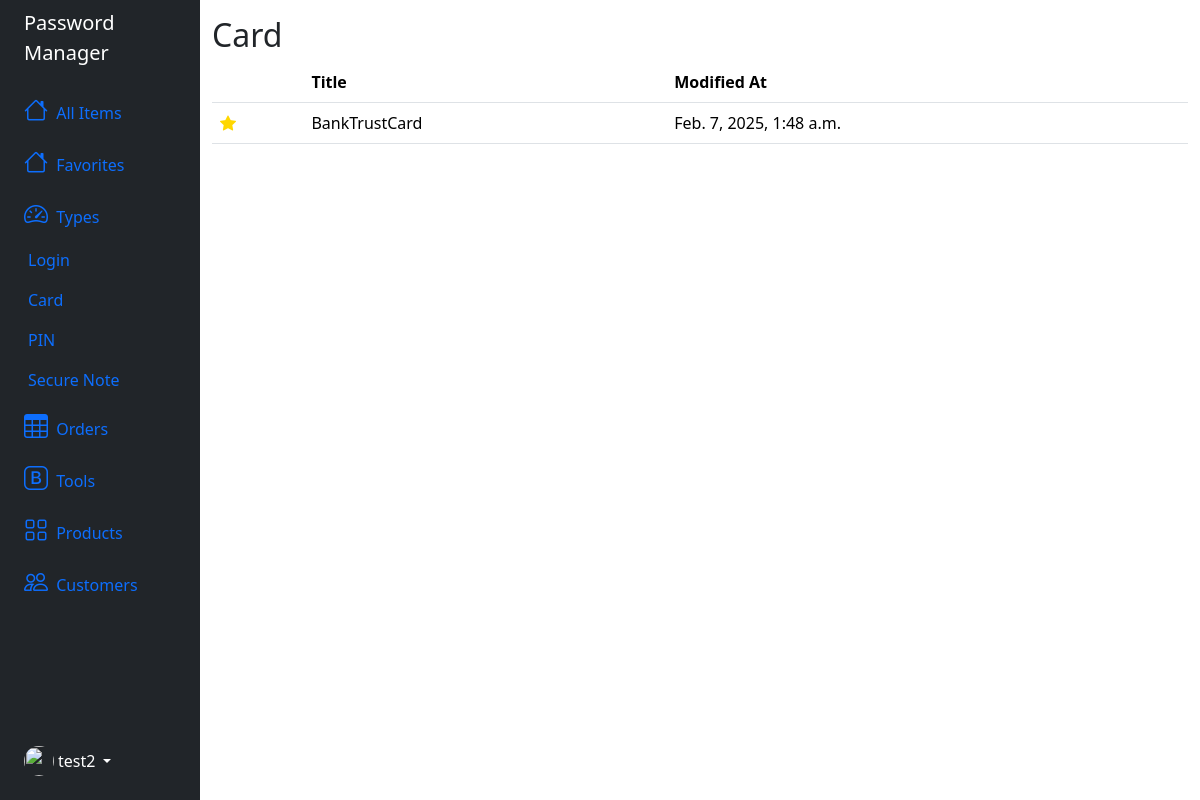
Before: /type/card (signed in) with the older database file.
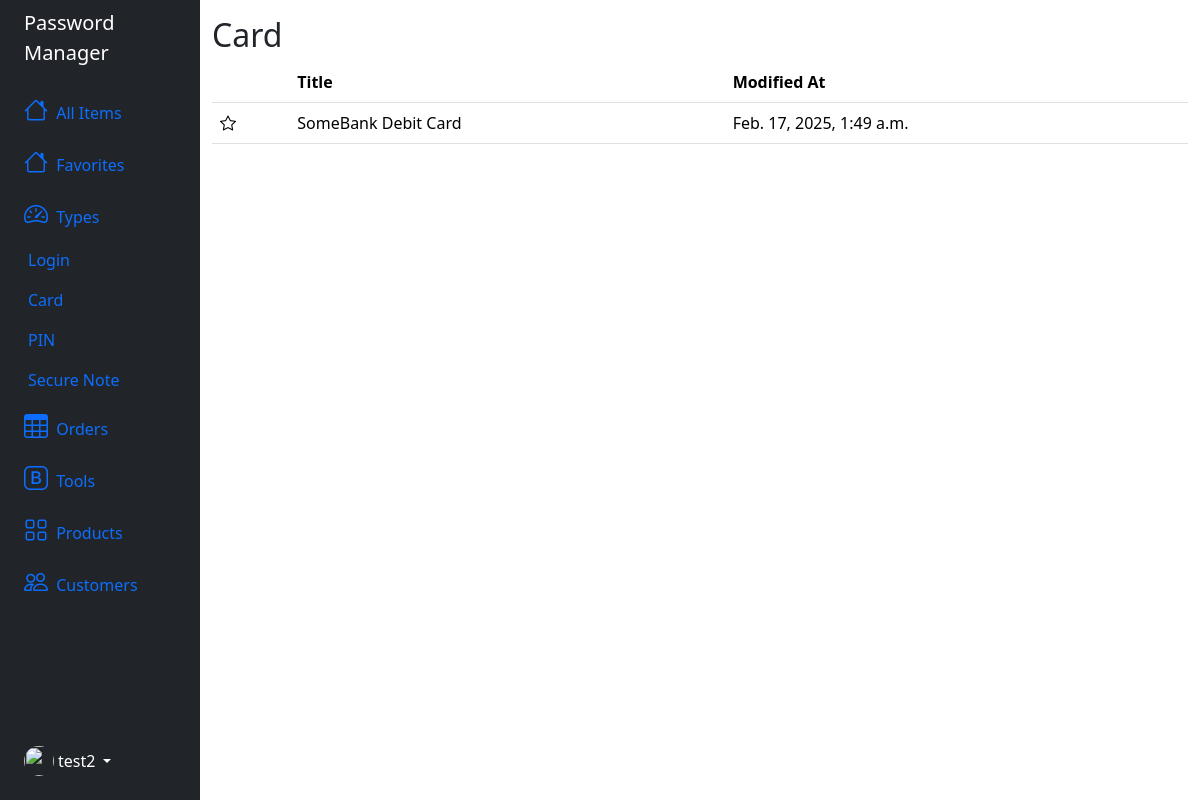
After: the same page with the newer database file.
### password_manager/models.py (models this page shows)
class CommonInfo(models.Model):
    user = models.ForeignKey(User, on_delete=models.CASCADE)
    name = models.CharField(max_length=100)
    modified_at = models.DateTimeField(auto_now=True)
    created_at = models.DateTimeField(auto_now_add=True)
    is_favorited = models.BooleanField(default=False)
    class Meta:
        abstract = True

class Card(CommonInfo):
    id = models.UUIDField(primary_key=True, default=uuid.uuid4, editable=False)
    cardholder = models.CharField(max_length=100)
    number = models.CharField(max_length=19)
    expiration_date = models.DateField()
    cvv = models.CharField(max_length=4)
    number_nonce = models.CharField(max_length=24, default="")
    number_tag = models.CharField(max_length=24, default="")
    cvv_nonce = models.CharField(max_length=24, default="")
    cvv_tag = models.CharField(max_length=24, default="")

### password_manager/views.py (the view)
# urls.py: path("type/<str:type>", views.type, name="type"),
def type(request, type):
    user_id = request.user.id
    types = {
        "login": Login,
        "card": Card,
        "pin": PIN,
        "secure-note": SecureNote
    }
    if type in types:
        Type = types.get(type)
        credentials = Type.objects.filter(user_id=user_id)
        return render(request, "password_manager/type.html", {
                "type": type.capitalize(),
                "credentials": credentials
        })
    else:
        raise Http404("Credential type does not exist.")

### password_manager/templates/password_manager/type.html (shortened to what this page needs)
{% extends "password_manager/layout.html" %}
{% load static %}
{% block body %}
    <h2>{{ type }}</h2>
    <table class="table table-hover">
        <thead>
          <tr>
            <th scope="col"></th>
            <th scope="col">Title</th>
            <th scope="col">Modified At</th>
          </tr>
        </thead>
        <tbody>
          {% for credential in credentials %}
            {% if credential.password %}
                <tr class=table-row data-bs-toggle="offcanvas" data-type="login" data-uuid="{{ credential.id }}" href="#offcanvasScrolling" aria-controls="offcanvasScrolling">
                    {% if credential.is_favorited %}
                        <td><button class="favorite-btn"><i class="bi bi-star-fill favorite"></i></button></td>
                    {% else %}
                        <td><button class="favorite-btn"><i class="bi bi-star"></i></button></td>
                    {% endif %}
                    <td>{{ credential.name }}</td>
                    <td>{{ credential.modified_at }}</td>
                </tr>
            {% elif credential.number %}
                <tr class=table-row data-bs-toggle="offcanvas" data-type="card" data-uuid="{{ credential.id }}" href="#offcanvasScrolling" aria-controls="offcanvasScrolling">
                    {% if credential.is_favorited %}
                        <td><button class="favorite-btn"><i class="bi bi-star-fill favorite"></i></button></td>
                    {% else %}
                        <td><button class="favorite-btn"><i class="bi bi-star"></i></button></td>
                    {% endif %}
                    <td>{{ credential.name }}</td>
                    <td>{{ credential.modified_at }}</td>
                </tr>
            {% endif %}
          {% endfor %}
        </tbody>
      </table>
{% endblock %}

Changed rows visible on the page:
removed Card: is_favorited True (drawn), name "BankTrustCard", modified_at "Feb. 7, 2025, 1:48 a.m."
added Card: is_favorited False (drawn), name "SomeBank Debit Card", modified_at "Feb. 17, 2025, 1:49 a.m."
